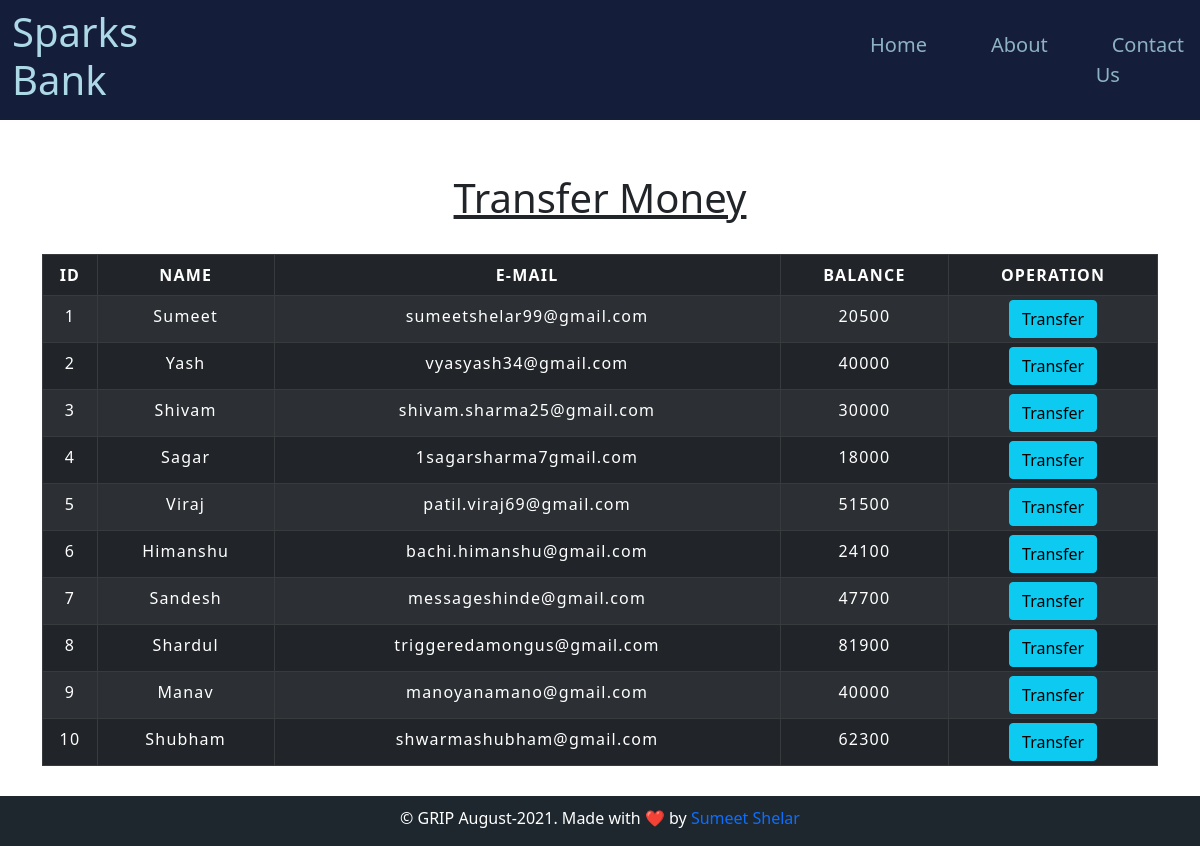
The page /transfer_money.php on the database its author committed.
### tables this page shows
CREATE TABLE `users` (
  `id` int(3) NOT NULL,
  `name` text NOT NULL,
  `email` varchar(30) NOT NULL,
  `balance` int(8) NOT NULL
);

### transfer_money.php (the view, shortened to what this page needs)
<?php
    include 'config.php';
    $sql = "SELECT * FROM users";
    $result = mysqli_query($conn,$sql);
?>
<!DOCTYPE html>
<html lang="en">
<head>
  <link rel="stylesheet" type="text/css" href="./bootstrap/css/bootstrap.min.css">
  <link rel="stylesheet" type="text/css" href="./css/index.css">
  <link rel="stylesheet" type="text/css" href="./css/table.css">
</head>
<body>
  <nav class="navbar navbar-expand-lg navbar-light" style="background-color: #141d3a;">
    <div class="container-fluid">
      <div class="collapse navbar-collapse justify-content-end" id="navbarNav">
        <h1 class="heading"><a href="index.php">Sparks Bank</a></h1>
        <ul class="navbar-nav">
          <li class="nav-item">
            <a class="link" href="index.php">Home</a>
          </li>
          <li class="nav-item">
            <a class="link" href="#">About</a>
          </li>
          <li class="nav-item">
            <a class="link" href="#">Contact Us</a>
          </li>
        </ul>
      </div>
    </div>
  </nav>
  <div class="main">
    <div class="container">
      <h2 class="text-center pt-4">Transfer Money</h2><br>
        <div class="table-responsive-sm">
          <table class="table table-hover table-sm table-striped table-condensed table-bordered table-dark">
            <thead>
                <tr class="text-uppercase">
                <th scope="col" class="text-center py-2">Id</th>
                <th scope="col" class="text-center py-2">Name</th>
                <th scope="col" class="text-center py-2">E-Mail</th>
                <th scope="col" class="text-center py-2">Balance</th>
                <th scope="col" class="text-center py-2">Operation</th>
                </tr>
            </thead>
            <tbody>
              <?php while($rows=mysqli_fetch_assoc($result)){ ?>
              <tr>
                <td class="py-2"><?php echo $rows['id'] ?></td>
                <td class="py-2"><?php echo $rows['name']?></td>
                <td class="py-2"><?php echo $rows['email']?></td>
                <td class="py-2"><?php echo $rows['balance']?></td>
                <td><a href="selecteduser.php?id= <?php echo $rows['id'] ;?>"> <button type="button" class="btn btn-info">Transfer</button></a></td>
              </tr>
              <?php } ?>
            </tbody>
          </table>
        </div>
    </div>
  </div>
  <footer style="margin-top: 30px;">
    <p>© GRIP August-2021. Made with ❤️ by <a class="" target="_blank" href="https://github.com/SumeetShelar">Sumeet Shelar</a><br></p>
  </footer>
</body>
</html>

### css/index.css (style rules this page uses)
@media (min-width: 992px) { .navbar li { margin-left : 1em; margin-right : 1em; } }
html { overflow-x: hidden; }
.link { color: lightblue; margin: 0 1rem; opacity: 0.8; font-size: 20px; }
.heading a { cursor: pointer; color: lightblue; text-align: center; height: 70px; margin-bottom: 0 !important; margin-right: 700px; border: 0 !important; height: auto; }
.main { list-style: none; margin: 30px; }
.navbar { width: 100vw; margin-bottom: 0 !important; border: 0 !important; }
a { text-decoration: none; }
footer { background-color: #1e272e; color: white; text-align: center; height: 50px; padding: 10px 0; }

### css/table.css (style rules this page uses)
* { padding: 10; margin: 0; box-sizing: border-box; }
h2 { font-size: 40px; text-decoration: underline; }
table { letter-spacing: 1.2px; }
td { text-align: center; }
button { border:none; background: #d9d9d9; }

### rows shown on the page
users: id "1", name "Sumeet", email "sumeetshelar99@gmail.com", balance "20500"
users: id "2", name "Yash", email "vyasyash34@gmail.com", balance "40000"
users: id "3", name "Shivam", email "shivam.sharma25@gmail.com", balance "30000"
users: id "4", name "Sagar", email "1sagarsharma7gmail.com", balance "18000"
users: id "5", name "Viraj", email "patil.viraj69@gmail.com", balance "51500"
users: id "6", name "Himanshu", email "bachi.himanshu@gmail.com", balance "24100"
users: id "7", name "Sandesh", email "messageshinde@gmail.com", balance "47700"
users: id "8", name "Shardul", email "triggeredamongus@gmail.com", balance "81900"
users: id "9", name "Manav", email "manoyanamano@gmail.com", balance "40000"
users: id "10", name "Shubham", email "shwarmashubham@gmail.com", balance "62300"
